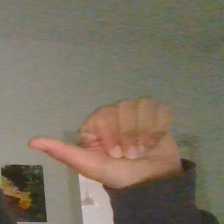
#> input picture images/coloredCaptureData_debug/A/A_0.png, 224 x 224 px; its folder holds only this picture in this run
$ python -i utils.py   (imports and definitions only)
#> lines starting #> are read from the running program, lines starting #| are printed output that depends on the picture; after the words box and inside, x2 and y2 are one past the last pixel; in counts of white or black regions, pixels touching at a corner belong together
#> further down, picture is the input picture: shape (224, 224, 3); mean B, G, R 97.3, 112.9, 122.8
#!/usr/bin/env python3
"""
Project Utilities.

Usage in python console: "from utils import function_name".

@author: Netanel Azoulay
@author: Roman Koifman
"""

import cv2
import glob
import os
import random
from Code.application.projectParams import alphaBet


# [22 lines left out: function flipImages, not called in this run]


def binaryMask(img):
    """
    Apply binary mask on raw rgb image.

    :param img: 3D np array.
    :return: processed image. (3D np array).
    """
    img = cv2.cvtColor(img, cv2.COLOR_BGR2GRAY)
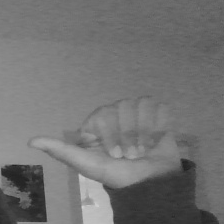
#> img: shape (224, 224); min 31, max 208, mean 114.1
    img = cv2.GaussianBlur(img, (7, 7), 3)
    img = cv2.adaptiveThreshold(img, 255, cv2.ADAPTIVE_THRESH_GAUSSIAN_C, cv2.THRESH_BINARY_INV, 11, 2)
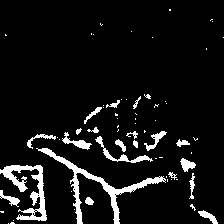
#> img: shape (224, 224); 7.7% white; 66 white regions (44 under 20 px), largest, box (x1, y1, x2, y2) and area: (36, 148, 166, 224) 1192, (0, 165, 47, 221) 922, (95, 136, 153, 163) 261
    ret, new = cv2.threshold(img, 25, 255, cv2.THRESH_BINARY_INV + cv2.THRESH_OTSU)
#> ret = 0
    return new


# [144 lines left out: functions applyBinaryMasks, moveRandomFiles, moveProjectData, convertIndexToHebrewLetter, convertEnglishToHebrewLetter, convertHebrewLetterToFinal and 2 more, not called in this run]

>>> import cv2
>>> picture = cv2.imread('../../images/coloredCaptureData_debug/A/A_0.png')
>>> result = binaryMask(picture)
